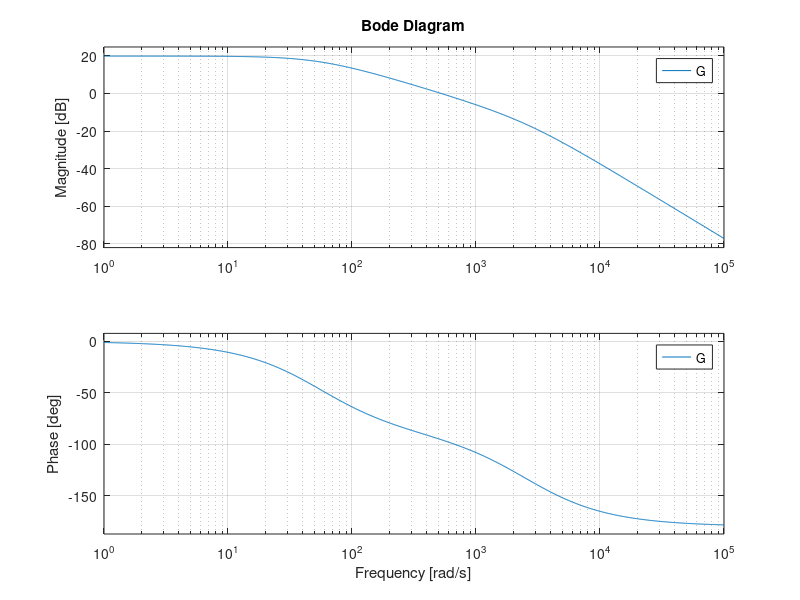
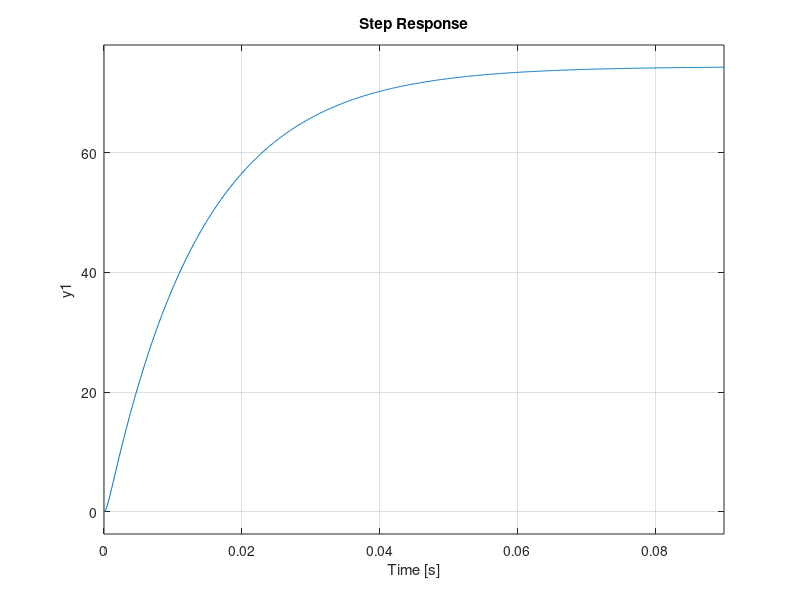

MATLAB code to generate these figures, in order:
clear all;
clc;

%% 2. Definition des constants
R = 1.44;
L = 5.610 * 10^-4;
f = 7.2 * 10^-5;
J = 1.29 * 10^-4;
Kem = 0.1;

%% 3. Calcul de gain K et constants de temps
K = Kem / (R * f + Kem^2)
Tem = (R*J)/ (R*f + Kem ^ 2)
Tel = L / R

%% 4. Verification des valeurs des poles
G = tf([K], [Tel*Tem Tem+Tel 1])
pole(G)
1/Tel
1/Tem

%% 5. HELP commands

%% 6. Figures
figure(1)
subplot(121)
step(G)
grid on;

subplot(122)
bode(G)
grid on;

%% 7. Calcul de Kw et initialisation de Kp
Kw = 10 / 3000
Kp = 10;

%% 8. Définition des fonctions de transfert du système en boucle ouverte et en boucle fermée
Go = Kp * G * Kw
Gf = feedback(Kp * G, Kw)

%% 9. Tracer les figures
figure(2)
subplot(121)
step(Go)

subplot(122)
step(Gf)
